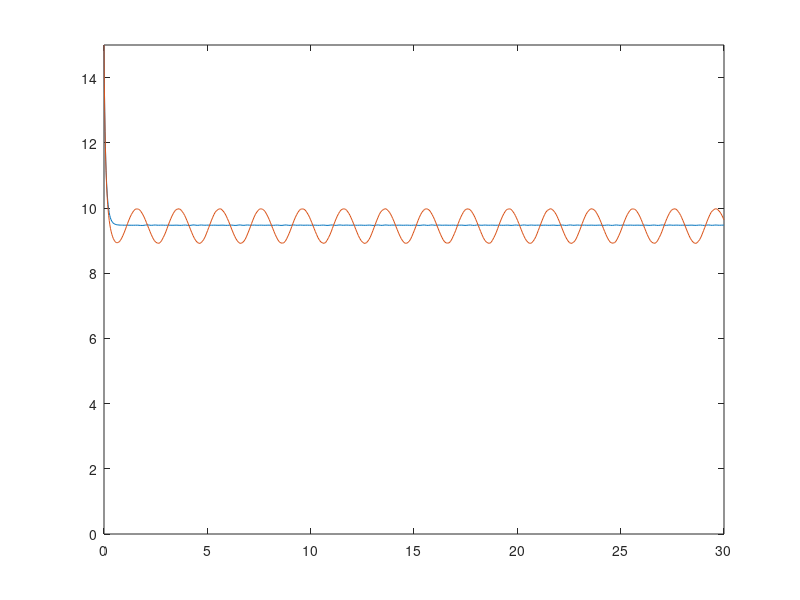

This figure's MATLAB source:

%% Population model with harvesting
close all

P0 = 15;
k1 = 5;
k2 = 5;
tspan = [0, 30];

% Simulation with simple harvesting
DE = @(t, P) (10-P).*P - k1;
tspan = [0, 30];
[t, P1] = ode45(DE, tspan, P0);
plot(t, P1);
hold on;

% Simulation with cyclic harvesting
DE = @(t, P) (10-P).*P - k2*(sin(pi*t) + 1);
tspan = [0, 30];
[t, P1] = ode45(DE, tspan, P0);
plot(t, P1);

ylim([0, P0]);
